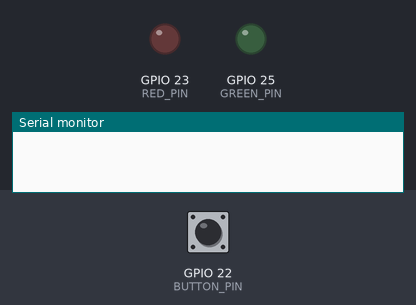
This sketch was run on a simulated ESP32. On the bench: output pins drawn as LEDs (lit = HIGH), the last lines printed to the serial monitor. The inputs (shaded band) are chosen by the test bench; at power-on: GPIO 22 (BUTTON_PIN) HIGH.

Above: at 1.2 s.
1.3 s: GPIO 22 (BUTTON_PIN) pulled LOW for 0.15 s
At 1.7 s:
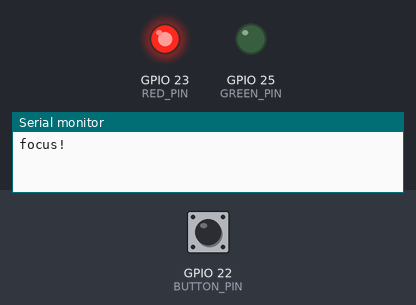
At 26.7 s:
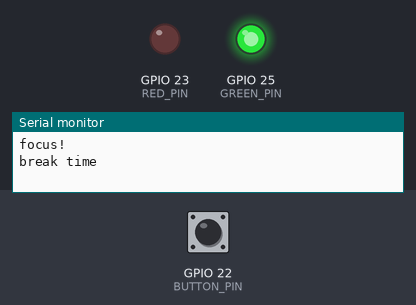
Timing chart, 0 to 27.8 s (numbered marks = the images above; inputs shaded):
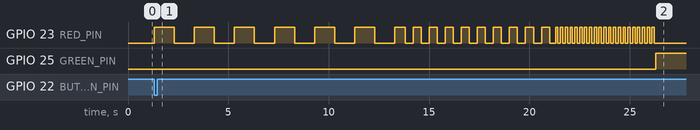

Measured:
- after the input at 1.3 s, GPIO 23 (RED_PIN): goes 6 × (HIGH 1.0 s, LOW 1.0 s), HIGH 0.50 s, 9 × (LOW 0.40 s, HIGH 0.40 s), LOW 0.30 s, 20 × (HIGH 0.12 s, LOW 0.12 s), HIGH 0.12 s, then LOW, starting at once; GPIO 25 (GREEN_PIN): LOW → HIGH after 25.0 s

The sketch:

pomodoro_light.ino
```cpp
// Pin by Pin Lab project 02: Pomodoro focus light
// Uses only episodes 1-4: button + edge + debounce, millis(), bool, unsigned long.
// Two breadboards (episode 4): red LED GPIO 23, green LED GPIO 25, button GPIO 22.
// Press: the timer starts. The red LED blinks slowly, then faster as time runs out.
// Time's up: green on, red off. Press again to start a new round.

const int RED_PIN = 23;
const int GREEN_PIN = 25;
const int BUTTON_PIN = 22;

const unsigned long FOCUS_TIME = 25000;   // 25 s for the demo; a real Pomodoro is 25 min = 1500000

bool running = false;
unsigned long startTime = 0;
bool redOn = false;
unsigned long lastBlink = 0;

int lastState = HIGH;
unsigned long lastChange = 0;

void setup() {
  pinMode(RED_PIN, OUTPUT);
  pinMode(GREEN_PIN, OUTPUT);
  pinMode(BUTTON_PIN, INPUT_PULLUP);
  Serial.begin(115200);
}

void loop() {
  unsigned long now = millis();

  int state = digitalRead(BUTTON_PIN);
  if (state != lastState && now - lastChange >= 50) {
    lastChange = now;
    lastState = state;
    if (state == LOW) {        // a new press: start a round
      running = true;
      startTime = now;
      digitalWrite(GREEN_PIN, LOW);
      Serial.println("focus!");
    }
  }

  if (running) {
    unsigned long elapsed = now - startTime;
    if (elapsed >= FOCUS_TIME) {
      running = false;         // time's up
      digitalWrite(RED_PIN, LOW);
      digitalWrite(GREEN_PIN, HIGH);
      Serial.println("break time");
    } else {
      unsigned long left = FOCUS_TIME - elapsed;
      unsigned long interval = 1000;          // plenty of time: slow
      if (left < FOCUS_TIME / 2) {
        interval = 400;                       // half gone: faster
      }
      if (left < FOCUS_TIME / 5) {
        interval = 120;                       // last fifth: hurry!
      }
      if (now - lastBlink >= interval) {
        lastBlink = now;
        redOn = !redOn;
        digitalWrite(RED_PIN, redOn ? HIGH : LOW);
      }
    }
  }
}
```
